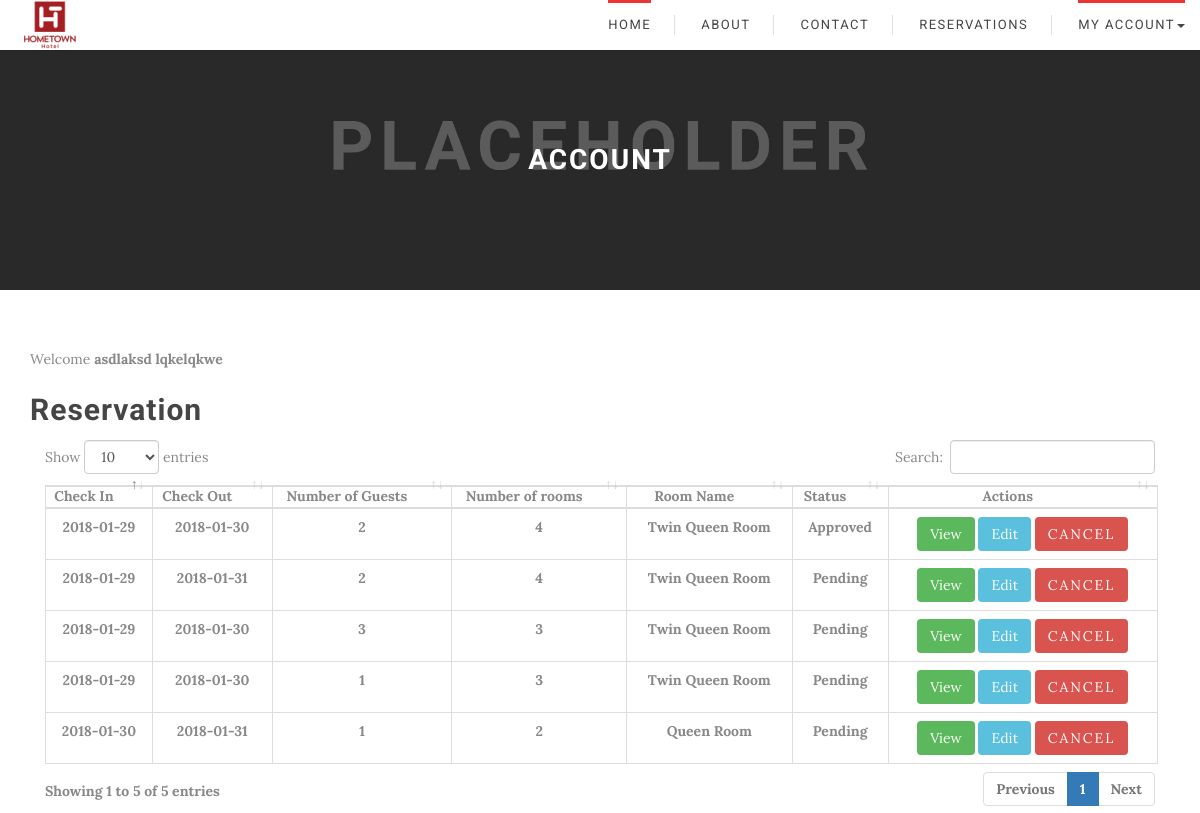
Page /GuestDashboard.php (signed in) on the earlier database version.
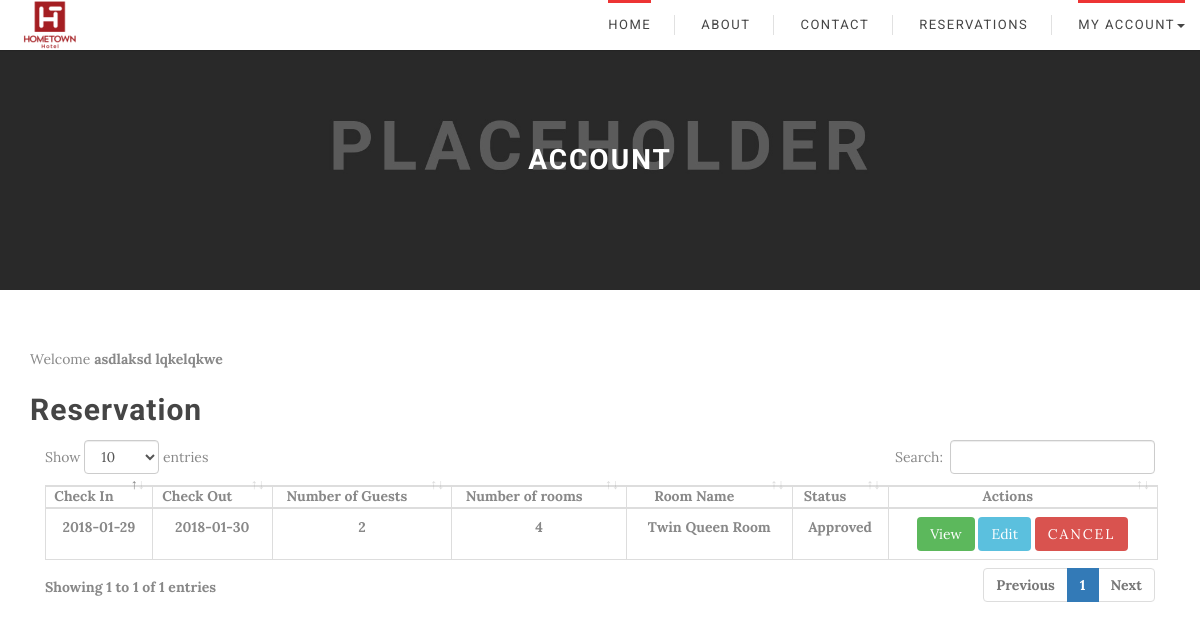
Same page on the later database version.
### tables this page shows
CREATE TABLE `reservation_masterfile` (
  `reservation_id` int(11) NOT NULL,
  `guest_id` int(11) NOT NULL,
  `room_id` int(11) NOT NULL,
  `checkindate` date NOT NULL,
  `checkoutdate` date NOT NULL,
  `number_guest` int(11) NOT NULL,
  `room_number` int(11) NOT NULL,
  `status` varchar(20) NOT NULL,
  `reservation_code` varchar(10) NOT NULL
);

CREATE TABLE `room_masterfile` (
  `room_id` int(11) NOT NULL,
  `room_type` varchar(50) NOT NULL,
  `room_description` varchar(50) NOT NULL,
  `room_capacity` varchar(50) NOT NULL,
  `room_rate` float NOT NULL,
  `room_number` int(11) NOT NULL,
  `room_status` varchar(50) NOT NULL,
  `room_imagepath` text NOT NULL
);

### GuestDashboard.php (the view, shortened to what this page needs)
  <?php
  include_once 'db.php';
  include_once 'header.php';
  ?>
  <link rel ='stylesheet' href = 'Adminside/css/dataTables.bootstrap4.min.css'/>
<body>
 <header>
  <?php
    include_once 'navigationBar.php';
  ?>
  <div class="rq-checkout-banner">
    <div class="rq-checkout-banner-mask">
      <div class="container">
        <div class="rq-checkout-banner-text">
          <div class="rq-checkout-banner-text-middle">
            <h1>Account</h1>
          </div>
        </div>
      </div>
    </div>
  </div>
  <div class = "container" style = "margin-top: 5%">
    <div class = "row">
      <div class = "col-lg-12 col-md-12 col-sm-12">
        <div class = "blogArchive_area">
          <div class = "single_archiveblog wow fadeInDown animated" style = "visibility: visible; animation-name: fadeInDown;">
            <div>
              Welcome
              <b>
                <?php echo "{$_SESSION['firstname']} {$_SESSION['lastname']}"; ?>
                <b>
                  <!-- <p stlye = "text-align:right;">
                    <a href="account.php">Account Settings</a>
                  </p> -->
                  <h2> Reservation </h2>
                  <table class = "table table-bordered display" id = 'reservations'>
                    <thead>
                      <tr>
                        <th>Check In</th>
                        <th>Check Out</th>
                        <th>Number of Guests</th>
                        <th>Number of rooms</th>
                        <th>Room Name</th>
                        <th>Status</th>
                        <th>Actions</th>
                      </tr>
                    </thead>
                  <?php $fetch_reservations = mysqli_query($conn, "SELECT *, reservation_masterfile.room_number as roomno FROM reservation_masterfile JOIN room_masterfile ON reservation_masterfile.room_id = room_masterfile.room_id WHERE guest_id = {$_SESSION['guest_ID']}");
                  while($row = mysqli_fetch_assoc($fetch_reservations)){ ?>
                  <tr>
                    <td align = "center" id = 'checkin'><?= $row['checkindate'] ?></td>
                    <td align = "center" id = 'checkout'><?= $row['checkoutdate'] ?></td>
                    <td align = "center"><?= $row['number_guest'] ?></td>
                    <td align ='center'><?= $row['roomno'] ?></td>
                    <td align = 'center'><?= $row['room_type'] ?></td>
                    <td align = "center"><?= $row['status'] ?></td>
                    <td align ='center'>
                      <form method="post" id ='deletereservation'>
                       <a href="summary.php?code=<?= $row['reservation_id']?>" class="btn btn-sm btn-success">View</a>
                       <a href = '#' data-target = '#exampleModal' data-toggle ='modal' class ='btn btn-info edit' >Edit</a>
                       <button name="cancel" type = 'submit' class="btn btn-sm btn-danger">Cancel</button>
                     </form>
                   </td>
                 </tr>
                 <?php } ?>
             </b>
           </b>
         </div>
    </body>
    </html>

### header.php (shortened to what this page needs)
<!DOCTYPE html>
<html lang="en">
<head>
  <link rel="stylesheet" href="css/owl.carousel.css">
  <link rel="stylesheet" href="css/jquery-ui.css">
  <link rel="stylesheet" href="css/jquery-ui.structure.css">
  <link rel="stylesheet" href="css/jquery-ui.theme.min.css">
  <link rel="stylesheet" href="css/jquery.timepicker.css">
  <link rel="stylesheet" href="css/jquery.countdown.css">
  <link rel="stylesheet" href="css/flexslider.css">
  <link rel="stylesheet" href="css/red.css">
  <link rel="stylesheet" href="css/select2.css">
  <link rel="stylesheet" href="css/jquery.raty.css" />
  <link rel="stylesheet" href="css/hotel.style1.css">
</head>

### navigationBar.php (shortened to what this page needs)
<!DOCTYPE html>
<html>
<head>
</head>
<body>
	<header>
		<nav class="navbar rq-header-main-menu navbar-fixed-top" role="navigation">
      <div class="container-fluid">
        <div class="navbar-header">
          <a class="navbar-brand" href="index.php"><img class="logo" src="HometownLogo.png" alt="Hometown"></a>
        </div>
        <div id="nav-menu" class="navbar-collapse rq-menu-wrapper collapse navbar-right" role="navigation">
          <ul class="nav navbar-nav rq-menus">
            <li class="active">
              <a href="HomepageFinal.php">Home</a>
            </li>
              <li>
                <a href="aboutUs.php">About</a>
              </li>
              <li>
                <a href="contact.html">Contact</a>
              </li>
              <li>
                <a href="Step1.php">Reservations</a>
              </li>
              <?php if(isset($_SESSION['login'])){  ?>
              <li class="active dropdown">
                <a class="dropdown-toggle" data-toggle="dropdown" href="#" aria-expanded = "false">
                  MY ACCOUNT<span class="caret"></span>
                </a>
              </li>
              <?php } else { ?>
              <li><a href="login.php">LOGIN</a></li>
              <?php } ?>
            </ul>
          </div>
      </nav>
	</header>
</body>
</html>

### GuestDashboard.php (style rules this page uses)
.navbar-brand { margin-top: -22px; margin-right: 5px; }
.table-bordered { border: 1px solid #ddd; }
.table { width: 100%; max-width: 100%; margin-bottom: 20px; }
table { background-color: transparent; }
table { border-spacing: 0; border-collapse: collapse; }
.table-bordered>thead>tr>th { border-bottom-width: 2px; }
.table-bordered>thead>tr>th { border: 1px solid #ddd; }
.btn { border-radius: 0px; margin-bottom: 5px; -webkit-transition: all 0.5s; -o-transition: all 0.5s; transition: all 0.5s; }
.btn-sm { padding: 5px 10px; font-size: 12px; line-height: 1.5; border-radius: 3px; }
.btn-success { color: #fff; background-color: #5cb85c; border-color: #4cae4c; }
.btn { display: inline-block; padding: 6px 12px; margin-bottom: 0; font-size: 14px; font-weight: 400; line-height: 1.42857143; text-align: center; white-space: nowrap; vertical-align: middle; -ms-touch-action: manipulation; touch-action: manipulation; cursor: pointer; -webkit-user-select: none; -moz-user-select: none; -ms-user-select: none; user-select: none; background-image: none; border: 1px solid transparent; border-radius: 4px; }
.table-bordered>tbody>tr>td { border: 1px solid #ddd; }
.table>tbody>tr>td { padding: 8px; line-height: 1.42857143; vertical-align: top; border-top: 1px solid #ddd; }

Differences in the rows shown:
no longer on this page (row edited): reservation_masterfile: checkindate "2018-01-29", checkoutdate "2018-01-31", number_guest "2", room_number "4", room.room_type "Twin Queen Room", status "Pending"
no longer on this page (row edited): reservation_masterfile: checkindate "2018-01-29", checkoutdate "2018-01-30", number_guest "3", room_number "3", room.room_type "Twin Queen Room", status "Pending"
removed reservation_masterfile: checkindate "2018-01-29", checkoutdate "2018-01-30", number_guest "1", room_number "3", room.room_type "Twin Queen Room", status "Pending"
removed reservation_masterfile: checkindate "2018-01-30", checkoutdate "2018-01-31", number_guest "1", room_number "2", room.room_type "Queen Room", status "Pending"
Other differences:
text written by a page script: "Show entries Search: Showing 1 to 5 of 5 entries Previous 1 Next" → "Show entries Search: Showing 1 to 1 of 1 entries Previous 1 Next"
